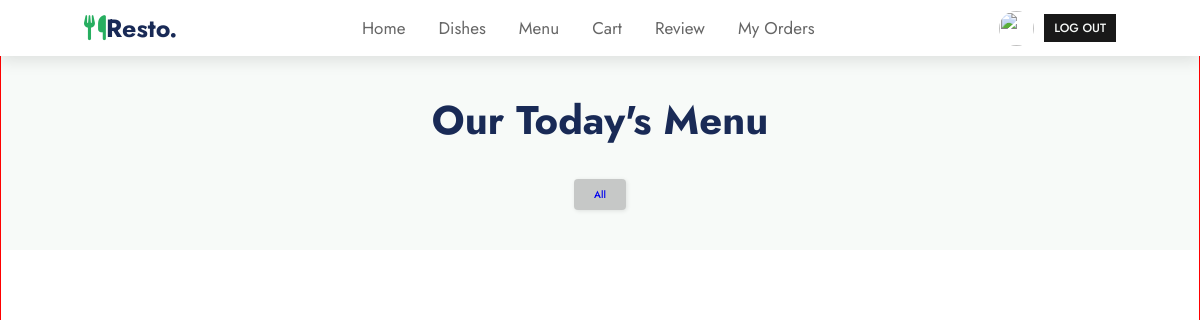
Before: /menufilter/querry=/fruit with the older database file.
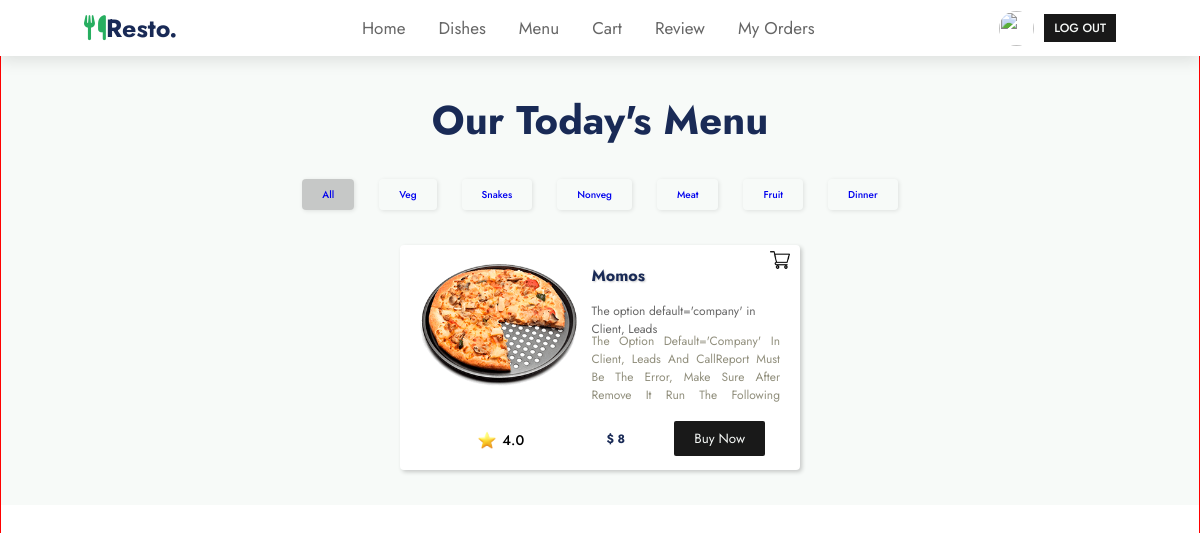
After: the same page with the newer database file.
### app1/models.py (models this page shows, shortened)
class catogory(models.Model):
    title=models.TextField(blank=False,null=False)

class BestMenu(models.Model):
    Title=models.TextField(blank=False,null=False)
    Description=models.TextField(blank=False,null=False)
    amount=models.IntegerField(blank=False,null=False)
    img=models.ImageField(blank=False,null=False,upload_to="menu/")
    Date=models.DateTimeField(blank=False,null=False,auto_now=True)
    subTitle=models.TextField(blank=True)
    Ratting=models.FloatField(blank=False,null=True)
    available=models.BooleanField(default=True,null=True,blank=True)
    catogorys=models.ForeignKey(catogory,on_delete=models.CASCADE,blank=False,null=False)

### app1/views.py (the view)
# urls.py: path('menufilter/querry=/<querry>', views.TodaysMenuPageFilter, name='TodaysMenuPageFilter'),
def TodaysMenuPageFilter(request,querry):
    print(querry)
    return render(request, "app1/TodaysMenuPage.html", context={
        "food": BestMenu.objects.all().filter(catogorys__title=querry),
        "catogory":catogory.objects.order_by('-title').all()
    })

### app1/templates/app1/TodaysMenuPage.html (shortened to what this page needs)
<!DOCTYPE html>
{% load static %}
<html lang="en">
<head>
    <link rel="stylesheet" href="{% static 'app1/css/TodaysMenuStyle.css' %}">
    <link rel="stylesheet" href="{% static 'app1/css/style.css' %}">
    <link rel="stylesheet" href="https://cdnjs.cloudflare.com/ajax/libs/font-awesome/6.2.1/css/all.min.css"
 />
</head>
<form method="post" action="{% url '_render_single_item_buy' %}">
<body>
    <header>
        <a href="#" class="logo"><i class="fas fa-utensils"></i>resto.</a>
        <nav class="navbar">
            <a href="{% url 'index' %}">home</a>
            <a href="{% url 'menu' %}">dishes</a>
            <a href="{% url 'menu' %}">Menu</a>
            <a href="{% url 'cart' %}">cart</a>
            <a href="#review">review</a>
            <a href="{% url 'myorder' %}">My Orders</a>
        </nav>
        <div class="icons">
            <div class="avatar">
                <img class="avatar__image"
                    src="https://images.unsplash.com/photo-1599566150163-29194dcaad36?ixlib=rb-4.0.3&ixid=MnwxMjA3fDB8MHxwaG90by1wYWdlfHx8fGVufDB8fHx8&auto=format&fit=crop&w=387&q=80" />
                <h6>Log out</h6>
            </div>
        </div>
    </header>
    <div class="section-2">
        <div class="special-dishes">
            <div style="margin-top: 30px; ">
                <h3 style="font-size: 40px;">Our Today's Menu</h3>
            </div>
            <div class="category-wrapper">
                <a href="{% url 'menu' %}" class="active">All</a>
                {% for item in catogory %}
                   <a href="{% url 'TodaysMenuPageFilter' querry=item.title %}" >{{ item.title }}</a>
                {% endfor %}
            </div>
            <div class="menu-wrapper">
                    {% for item in food %}
                    {% if item.available %}
                    <div   class="menu-card">
                        <div class="menu-image-container">
                            <img src="{{ item.img.url }}" class="dish-image" alt="card" />
                            <div class="rating-container">
                                <img src="{% static 'app1/images/start.png' %}" class="rating-img" />
                                <span>{{ item.Ratting }}</span>
                            </div>
                        </div>
                        <div class="menu-details">
                            <div class="menu-title-container">
                                <h4 class="dish-title">{{ item.Title }} </h4>
                                <p>{{ item.subTitle }}</p>
                            </div>
                            <article class="dish-info">{{ item.Description }}</article>
                            <div class="pricing-container">
                                <h5>$ {{ item.amount }}</h5>
                                <button type="button" class="buy-now-btn">Buy Now</button>
                            </div>
                        </div>
                        <a href="{% url 'addtocart' num=item.id %}" class="cart-btn">
                            <img src="{% static 'app1/images/shopping-cart.png' %}" />
                        </a>
                    </div>
                    {% endif %}
                {% endfor %}
            </div>
</body>
</form>
</html>

### app1/static/app1/css/TodaysMenuStyle.css (style rules this page uses)
.section-2 { width: 100%; min-height: 100vh; border: 1px solid red; margin: 0; padding: 20px 0; }
.category-wrapper { display: flex; gap: 25px; margin-top: 30px; }
.category-wrapper a { padding: 8px 20px; border-radius: 4px; cursor: pointer; font-weight: 500; box-shadow: 1px 1px 4px rgba(0,0,0,.1); }
.menu-wrapper { width: 100%; margin-top: 20px; display: flex;flex-wrap: wrap; justify-content: center; align-items: flex-start; }
.menu-wrapper .menu-card { width: 400px; display: flex; position: relative; gap: 5px; padding: 10px 15px; background-color: white; margin: 15px 25px; border-radius: 4px; box-shadow: 2px 2px 4px rgba(0,0,0,.2); overflow: hidden; }
.menu-image-container { min-width: 45%; display: flex; flex-direction: column; align-items: center; justify-content: space-between; padding: 0 5px 10px 5px; }
.menu-details { display: flex; flex-direction: column; align-items: flex-start; padding: 0 5px; }
.menu-details p { max-height: 20px; }
.pricing-container { display: flex; justify-content: space-between; align-items: center; margin-top: 10px; padding: 4px 15px; align-items: center; width: 100%; }
.pricing-container button { padding: 8px 20px; cursor: pointer; text-transform: capitalize; background-color: rgba(0,0,0,.9); color: var(--white); border-radius: 2px; }
.pricing-container h5 { color: var(--green); font-size: 12px; margin-right: 5px; color: var(--black); }
.menu-details .dish-title { margin-bottom: 15px; text-align: left; font-size: 16px; text-shadow: 1px 1px 2px rgba(0,0,0,.2); line-height: 22px; }
.dish-info { text-align: justify !important; width: 100%; font-size: 12px; color: var(--gray) !important; font-weight: 400; max-height: 75px; margin-top: 10px; letter-spacing: 0; }
.menu-title-container > p { font-size: 12px !important; }
.active { background-color: rgba(0,0,0,.2);; }
.rating-img { width: 20px; height: 20px; margin: 0 5px; }
.rating-container { display: flex; justify-content: center; align-items: center; animation: none; }
.rating-container span { font-size: 14px; font-weight: 500; }
.cart-btn { position: absolute; top: 0; right: 0; padding: 5px 10px; }
.cart-btn img { width: 20px; height: 20px; cursor: pointer; }

### app1/static/app1/css/style.css (style rules this page uses)
:root { --green:#27ae60; --black:#192a56; --light-color:#666; --box-shadow:0 .5rem 1.5rem rgba(0,0,0,.1); --white:#f7faf8; --gray:#918f7d; }
* { font-family: 'Jost', sans-serif; margin:0; padding:0; box-sizing: border-box; text-decoration: none; outline: none; border:none; text-transform: capitalize; transition: all .2s linear; }
html { font-size: 62.5%; overflow-x: hidden; scroll-padding-top: 5.5rem; scroll-behavior: smooth; }
header { position: fixed; top:0; left: 0; right:0; background: #fff; padding:1rem 7%; display: flex; align-items: center; justify-content: space-between; z-index: 1000; box-shadow: var(--box-shadow); }
header .logo { color:var(--black); font-size: 2.5rem; font-weight: bolder; }
header .logo i { color:var(--green); }
header .navbar a { font-size: 1.7rem; border-radius: .5rem; padding:.5rem 1.5rem; color:var(--light-color); }
.special-dishes { width: 100%; background-color: var(--white); padding:2rem 9%; display: flex; justify-content: center; margin-top: 20px; align-items: center; flex-direction: column; position: relative; }
.special-dishes h3 { font-size: 30px; color: var(--black); }
.special-dishes p { font-size: 14px; color: var(--light-color); text-transform: none; }
.dish-image { width: 100%; min-height: 140px; object-fit: contain; max-height: 140px; }
.dish-title { font-size: 20px; color: var(--black); line-height: 12px; margin: 10px 0; }
.dish-info { text-align: center; overflow-y: scroll; color: var(--black); }
.avatar { border-radius: 50%; display: flex; align-items: center; }
.avatar__image { width: 35px; height: 35px; object-fit: cover; border-radius: inherit; }
.avatar h6 { font-size: 12px; text-transform: uppercase; margin-left: 10px; padding: 5px 10px; background-color: rgba(0,0,0,.9); color: var(--white); font-weight: 500; cursor: pointer; }

Changed rows visible on the page:
added catogory: title "Veg"
added catogory: title "Snakes"
added catogory: title "Nonveg"
added catogory: title "Meat"
added catogory: title "Fruit"
added catogory: title "Dinner"
now on this page (row edited): BestMenu: img (picture), available True (drawn), Ratting "4.0", Title "Momos", subTitle "The option default='company' in Client, Leads", Description "The Option Default='company' In Client, Leads And CallReport Must Be The Error, Make Sure After Remove It Run The Following…", amount "8"
